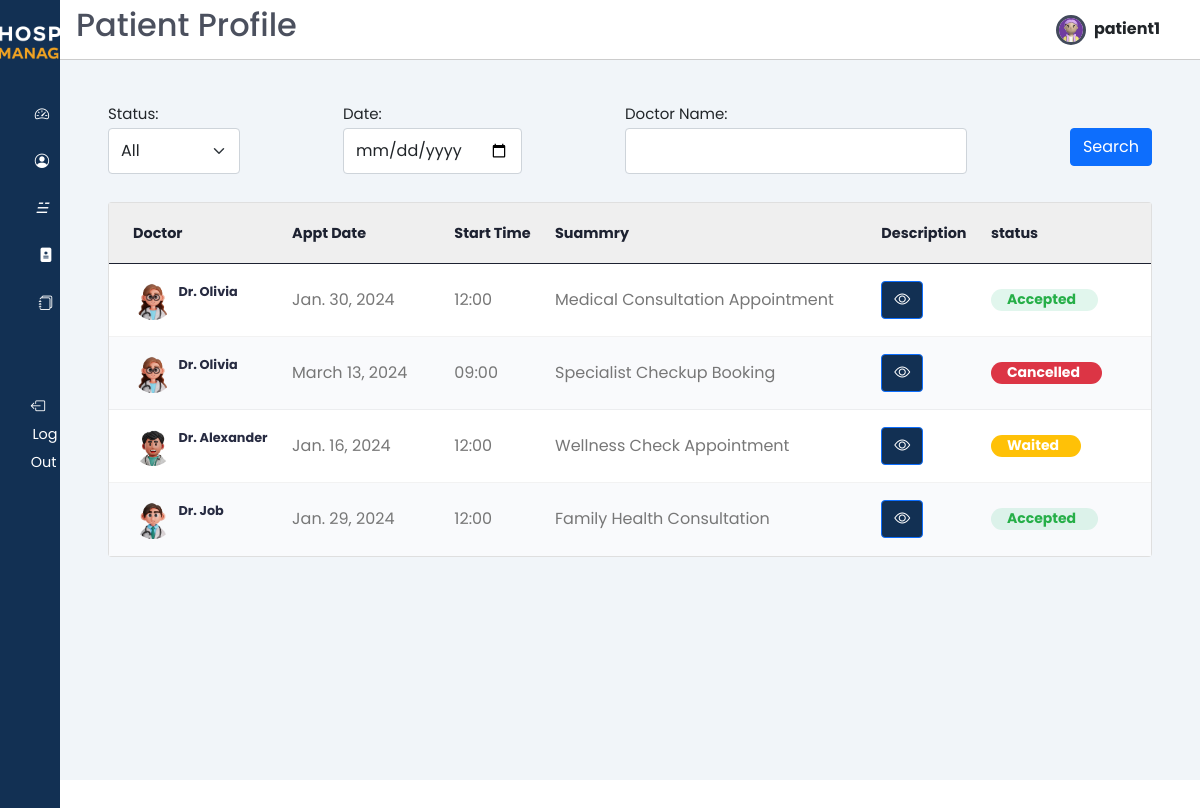
The page /my_appointments/ (signed in) on the database its author committed.
### users/models.py (models this page shows, shortened)
class Users(AbstractUser):
    email = models.CharField(max_length=50,unique=True)
    username = models.CharField(max_length=50, unique=True)
    password = models.CharField(max_length=200)
    first_name = models.CharField(max_length=50)
    last_name = models.CharField(max_length=50)
    gender_choices = (("Male", "Male"), ("Female", "Female"))
    gender = models.CharField(max_length=10, choices=gender_choices, default="not_known")
    birthday = models.DateField(null=True, blank=True)
    is_doctor = models.BooleanField(default=False)
    profile_avatar = models.ImageField(upload_to="users/profiles", blank=True, default="doctor/profiles/download.png")
    id_address = models.ForeignKey(Address, on_delete=models.CASCADE, null=True)
    class Meta:
      verbose_name = "User"
      verbose_name_plural = "Users"

class Doctors(models.Model):
  user = models.OneToOneField(Users, on_delete=models.CASCADE, primary_key=True)
  specialty = models.ForeignKey(Specialty,on_delete=models.CASCADE)
  bio = models.TextField()
  class Meta:
    verbose_name = "Doctor"
    verbose_name_plural = "Doctors"

### patients/models.py (models this page shows, shortened)
class Appointment(models.Model):
    doctor = models.ForeignKey(Doctors, on_delete=models.CASCADE)
    patient = models.ForeignKey(Patients, on_delete=models.CASCADE, )
    summary = models.TextField()
    description = models.TextField()
    start_date = models.DateField()
    status = models.ForeignKey(Status, on_delete=models.CASCADE, )
    time = models.ForeignKey(Time, on_delete=models.CASCADE, default=1)
    class Meta:
        verbose_name = "Appointment"
        verbose_name_plural = "Appointments"

class Time(models.Model):
    time = models.CharField(max_length=10)
    class Meta:
        verbose_name = "Time"
        verbose_name_plural = "Times"

class Status(models.Model):
    status =  models.CharField(max_length=20)
    class Meta:
        verbose_name = "Status"
        verbose_name_plural = "Status"

### patients/views.py (the view)
# urls.py: path('my_appointments/', my_appointments, name='my_appointments'),
@login_required(login_url='/login')
def my_appointments(request):
  app = Appointment.objects.filter(patient__user = request.user)
  filter_status = request.GET.get('filter_status')
  filter_date = request.GET.get('filter_date')
  filter_doctor_name = request.GET.get('filter_doctor_name')
  if filter_status and filter_status != 'All':
    app = app.filter(status__status=filter_status)
  if filter_date:
    app = app.filter(start_date=filter_date)
  if filter_doctor_name:
    app = app.filter(doctor__user__first_name__icontains=filter_doctor_name)
  return render(request, "patients/my_appointments.html", {
    'appointments': app,
    'filter_status': filter_status,
    'filter_date': filter_date,
    'filter_doctor_name': filter_doctor_name
  })

### templates/patients/my_appointments.html (shortened to what this page needs)
{% extends 'patients/base.html' %}
{% load static %}
{% block page_title %} Patient Profile {% endblock page_title %}
{% block content %}
<main>
    <section class="recent">
        <div class="filter-section my-2">
            <form method="get" class="d-md-flex justify-content-between align-items-center text-dark">
                <div class="form-group mr-3">
                    <label for="filter_status" class="mr-2">Status:</label>
                    <select name="filter_status" id="filter_status" class="form-control form-select">
                        <option value="" {% if not filter_status or filter_status == 'All' %}selected{% endif %}>All</option>
                    </select>
                </div>
                <div class="form-group mr-3">
                    <label for="filter_date" class="mr-2">Date:</label>
                    <input type="date" name="filter_date" id="filter_date" class="form-control" value="{{ filter_date }}">
                </div>
                <div class="form-group mr-3">
                    <label for="filter_doctor_name" class="mr-2">Doctor Name:</label>
                    <input type="text" name="filter_doctor_name" id="filter_doctor_name" class="form-control" value="{% if filter_doctor_name is not None %}{{ filter_doctor_name }}{% endif %}">
                </div>
                <button type="submit" class="btn btn-primary">Search</button>
            </form>
        </div>
        <div class="table-div">
            <div class="table-card">
                <div class="tab-content pt-0">
                    <div id="pat_appointments" class="tab-pane fade show active">
                        <div class="card card-table mb-0">
                            <div class="card-body">
                                <div class="table-responsive">
                                    <table class="table table-hover table-center mb-0">
                                        <thead>
                                            <tr>
                                                <th>Doctor</th>
                                                <th>Appt Date</th>
                                                <th>Start Time</th>
                                                <th>Suammry</th>
                                                <th>Description</th>
                                                <th>status</th>
                                                <th></th>
                                            </tr>
                                        </thead>
                                        <tbody>
                                            {% for appointment in appointments %}
                                            <tr>
                                                <td>
                                                    <h2 class="table-avatar">
                                                        <div class="avatar avatar-sm mr-2">
                                                            <img class="avatar-img rounded-circle" src="{{appointment.doctor.user.profile_avatar.url}}" alt="User Image">
                                                        </div>
                                                        <b><a href="#" style="text-decoration:none;font:100px;">&nbsp;&nbsp;Dr. {{ appointment.doctor.user.first_name }} <span>&nbsp;&nbsp;</span></a></b>
                                                    </h2>
                                                </td>
                                                <td><span class="d-block" style="font-size:16px;">{{ appointment.start_date }}</span></td>
                                                <td><span class="d-block" style="font-size:16px;">{{ appointment.time.time }}</span></td>
                                                <td><span class="d-block" style="font-size:16px;">{{ appointment.summary }}</span></td>
                                                <td>
                                                    <button type="button" class="btn primary-color-background btn-primary" data-toggle="modal" data-target="#descriptionModal{{ appointment.id }}">
                                                        <i class="bi bi-eye"></i>
                                                    </button>
                                                </td>
                                                <td>
                                                    {% if appointment.status.status == "Accepted" %}
                                                        <span class="badge badge-pill bg-success-light" style="height:22px;font-size:14px;">{{appointment.status.status}}</span>
                                                    {% elif appointment.status.status == "Waited" %}
                                                        <span class="badge badge-pill bg-warning text-white" style="height:22px;font-size:14px;">{{appointment.status.status}}</span>
                                                    {% elif appointment.status.status == "Cancelled" %}
                                                        <span class="badge badge-pill bg-danger text-white" style="height:22px;font-size:14px;">{{appointment.status.status}}</span>
                                                    {% else %}
                                                        <span class="badge badge-pill bg-secondary" style="height:22px;font-size:14px;">{{appointment.status.status}}</span>
                                                    {% endif %}
                                                </td>
                                                <td class="text-right">
                                                </td>
                                            </tr>
                                            {% endfor %}
                                        </tbody>
                                    </table>
                                </div>
                            </div>
                        </div>
                    </div>
                </div>
            </div>
        </div>
    </section>
</main>
{% endblock %}

### templates/patients/base.html (shortened to what this page needs)
{% load static %}
<!DOCTYPE HTML>
<html lang="en">
<head>
  <link  href="{% static 'css/style-appointments.css' %}" rel="stylesheet">
  <link href="{% static 'css/bootstrap.min.css' %}" rel="stylesheet"/>
  <link href="{% static 'css/base-style.css' %}" rel="stylesheet"/>
  <link rel="stylesheet" href="https://cdn.jsdelivr.net/gh/lykmapipo/themify-icons@0.1.2/css/themify-icons.css">
  <link  href="{% static 'css/style.css' %}" rel="stylesheet">
  <link  href="{% static 'css/bootstrap-icons.css' %}" rel="stylesheet">
  <link  href="{% static 'css/jquery.dataTables.min.css' %}" rel="stylesheet">
  <link  href="{% static 'css/styleblog.css' %}" rel="stylesheet">
  <link  href="{% static 'css/styleblog-responsive.css' %}" rel="stylesheet">
</head>
<body>
  <div class="sidebar">
    <div class="sidebar-header pt-4">
      <div class="text-center my-">
        <img src="{% static 'img/white-logo.png' %}" alt="logo" class="img-fluid" style="max-width: 170px;" />
      </div>
    </div>
    <div class="sidebar-menu">
      <ul>
        <li>
          <a href="{% url 'patient_dashboard' %}">
            <i class="bi bi-speedometer2 me-2"></i>
          </a>
        </li>
        <li>
          <a href="{% url 'patient_profile' %}">
            <i class="bi bi-person-circle me-2"></i>
          </a>
        </li>
        <li>
          <a href="{% url 'patient_blogs' %}">
            <i>&#9777;&nbsp;&nbsp; </i>
          </a>
        </li>
        <li>
          <a href="{% url 'book_appointment' %}">
            <i class="bi bi-file-medical-fill"></i>
          </a>
        </li>
        <li>
          <a href="{% url 'my_appointments' %}">
            <i class="bi bi-journals"></i>
          </a>
        </li>
        <br><br>
        <li>
            <a href="{% url 'logout' %}" class="logout text-dark"data-bs-toggle="tooltip" data-bs-placement="right" title="logout" >
              <i class="bi bi-box-arrow-left me-3"></i>
              <span class="d-none d-md-inline">Log Out</span>
            </a>
        </li>
      </ul>
    </div>
  </div>
  <div class="main-content">
    <header class="d-flex  align-items-center">
      <h2>{% block page_title %}{% endblock page_title %}</h2>
      <a href="{% url 'patient_profile' %}">
        <img src="{{ request.user.profile_avatar.url }}" style="width: 30px; height: 30px; border-radius: 50%; overflow: hidden; background-color: blue; display: inline-block; vertical-align: middle; border: 3px solid #424a5b;">
        <span class="fw-bold fs-6 ms-1 text-dark me-4">{{ request.user.username|safe | truncatechars:"10" }}</span>
      </a>
    </header>
    {% block content %}
    {% endblock content %}
  </body>
</html>

### static/css/base-style.css (style rules this page uses)
:root { --primary-color: #123053; --secondary-color: #EFA323; }
.primary-color-background { background-color: var(--primary-color) !important; }
.main-content a { text-decoration: none !important; }

### static/css/style.css (style rules this page uses)
:root { --main-color: #424a5b; --color-dark: #1D2231; --text-grey: #8390A2; --primary-color: #123053; --secondary-color: #EFA323; }
* { font-family: 'Poppins', sans-serif; margin: 0; padding: 0; text-decoration: none; list-style-type: none; box-sizing: border-box; }
.sidebar { height: 100%; width: 240px; position: fixed; left: 0; top: 0; z-index: 100; background: var(--primary-color); color: #fff; overflow-y: auto; transition: width 500ms; }
.sidebar-header { display: flex; justify-content: space-between; align-items: center; height: 60px; padding: 0rem 1rem; }
.sidebar-menu { padding: 0rem; padding-top: 40px; }
.sidebar li { margin-bottom: 1.2rem; font-size: larger; }
.sidebar a { color: #fff !important; text-decoration: none; font-size: .9rem; }
.sidebar a span:last-child { padding-left: .1rem; }
.main-content { position: relative; margin-left: 240px; transition: margin-left 500ms; }
header { position: fixed; left: 240px; top: 0; z-index: 100; width: calc(100% - 240px); background: #fff; height: 60px; padding: 0rem 1rem; display: flex; align-items: center; justify-content: space-between; border-bottom: 1px solid #ccc; transition: left 500ms; }
main { margin-top: 60px; background: #f1f5f9; min-height: 90vh; padding: 1rem 3rem; }
.card-body { padding: 1.3rem 1rem; }
.card-body span { font-size: 1.5rem; color: #777; padding-right: 1.4rem; }
.recent { margin-top: 3rem; margin-bottom: 3rem; }
th, td { font-size: .9rem; padding: 1rem 1rem; color: var(--color-dark); }
td { font-size: .8rem; }
tbody tr:nth-child(even) { background: #f9fafc; }
.badge { padding: .2rem 1rem; border-radius: 20px; font-weight: 700; font-size: .7rem; }
.text-center { text-align: center; }
.table-responsive { overflow-x: auto; }
@media only screen and (max-width: 1200px) { .sidebar { width: 60px; z-index: 150; } }
@media only screen and (max-width: 1200px) { .sidebar .sidebar-header h3 span, .sidebar li span:last-child { display: none; } }
@media only screen and (max-width: 1200px) { .sidebar .sidebar-header, .sidebar li { display: flex; justify-content: center; } }
@media only screen and (max-width: 1200px) { .main-content { margin-left: 60px; } }
@media only screen and (max-width: 1200px) { .main-content header { left: 60px; width: calc(100% - 60px); } }
.recent { margin-top: 1.5rem; margin-bottom: 3rem; }
.table-div { display: grid; grid-template-columns: 100% 25%; grid-column-gap: 1.5rem; }
.table-card { background: #fff; border-radius: 7px; }
.table-card table { width: 100%; border-collapse: collapse; }
.table-card thead { background: #efefef; text-align: left; }

### rows shown on the page
Users: user.profile_avatar (picture), user.username "patient1"
Appointment: doctor.user.profile_avatar (picture), doctor.user.first_name "Olivia", start_date "Jan. 30, 2024", time.time "12:00", summary "Medical Consultation Appointment", status.status "Accepted"
Appointment: doctor.user.profile_avatar (picture), doctor.user.first_name "Olivia", start_date "March 13, 2024", time.time "09:00", summary "Specialist Checkup Booking", status.status "Cancelled"
Appointment: doctor.user.profile_avatar (picture), doctor.user.first_name "Alexander", start_date "Jan. 16, 2024", time.time "12:00", summary "Wellness Check Appointment", status.status "Waited"
Appointment: doctor.user.profile_avatar (picture), doctor.user.first_name "Job", start_date "Jan. 29, 2024", time.time "12:00", summary "Family Health Consultation", status.status "Accepted"
